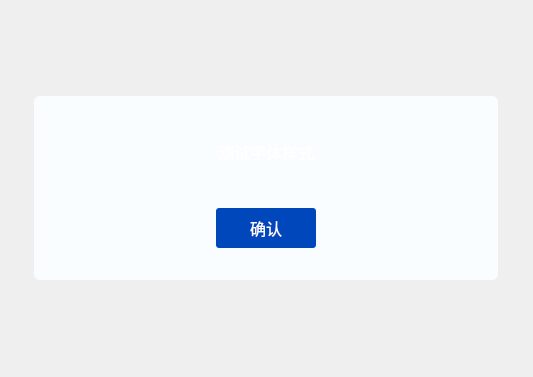
<?xml version="1.0" encoding="UTF-8"?>
<ui version="4.0">
 <class>MessageWidget</class>
 <widget class="QWidget" name="MessageWidget">
  <property name="geometry">
   <rect>
    <x>0</x>
    <y>0</y>
    <width>533</width>
    <height>377</height>
   </rect>
  </property>
  <property name="sizePolicy">
   <sizepolicy hsizetype="Preferred" vsizetype="Preferred">
    <horstretch>0</horstretch>
    <verstretch>0</verstretch>
   </sizepolicy>
  </property>
  <property name="minimumSize">
   <size>
    <width>0</width>
    <height>0</height>
   </size>
  </property>
  <property name="maximumSize">
   <size>
    <width>16777215</width>
    <height>16777215</height>
   </size>
  </property>
  <property name="windowTitle">
   <string>Form</string>
  </property>
  <property name="styleSheet">
   <string notr="true"/>
  </property>
  <layout class="QGridLayout" name="gridLayout">
   <item row="0" column="0">
    <widget class="QWidget" name="widget" native="true">
     <property name="sizePolicy">
      <sizepolicy hsizetype="Fixed" vsizetype="Fixed">
       <horstretch>0</horstretch>
       <verstretch>0</verstretch>
      </sizepolicy>
     </property>
     <property name="minimumSize">
      <size>
       <width>464</width>
       <height>184</height>
      </size>
     </property>
     <property name="maximumSize">
      <size>
       <width>464</width>
       <height>184</height>
      </size>
     </property>
     <property name="styleSheet">
      <string notr="true">background-color: rgb(250, 253, 255);
border-radius: 6px;</string>
     </property>
     <layout class="QVBoxLayout" name="verticalLayout">
      <property name="spacing">
       <number>0</number>
      </property>
      <property name="leftMargin">
       <number>56</number>
      </property>
      <property name="topMargin">
       <number>0</number>
      </property>
      <property name="rightMargin">
       <number>56</number>
      </property>
      <property name="bottomMargin">
       <number>32</number>
      </property>
      <item>
       <widget class="QLabel" name="labelMessage">
        <property name="font">
         <font>
          <family>Arial</family>
          <pointsize>-1</pointsize>
          <weight>50</weight>
          <bold>false</bold>
         </font>
        </property>
        <property name="styleSheet">
         <string notr="true">border:none;
color: rgb(255, 255, 255);
font-size:16px;
font-weight: normal;</string>
        </property>
        <property name="text">
         <string>测试字体样式</string>
        </property>
        <property name="alignment">
         <set>Qt::AlignCenter</set>
        </property>
        <property name="wordWrap">
         <bool>true</bool>
        </property>
       </widget>
      </item>
      <item alignment="Qt::AlignHCenter">
       <widget class="QPushButton" name="btnConfirm">
        <property name="minimumSize">
         <size>
          <width>100</width>
          <height>40</height>
         </size>
        </property>
        <property name="maximumSize">
         <size>
          <width>16777215</width>
          <height>40</height>
         </size>
        </property>
        <property name="font">
         <font>
          <family>Microsoft YaHei UI</family>
          <pointsize>-1</pointsize>
          <weight>50</weight>
          <bold>false</bold>
         </font>
        </property>
        <property name="styleSheet">
         <string notr="true">background: #0047BB;
border-radius: 3px;
font-size: 16px;
font-weight: normal;
color: #FAFDFF;</string>
        </property>
        <property name="text">
         <string>确认</string>
        </property>
       </widget>
      </item>
     </layout>
    </widget>
   </item>
  </layout>
 </widget>
 <resources/>
 <connections/>
</ui>
